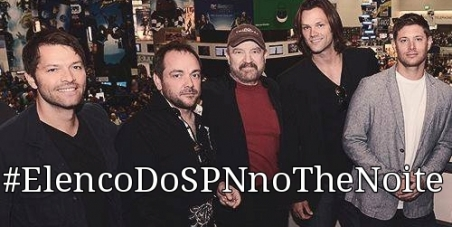
#> input picture spn.jpg, 452 x 227 px
$ python ReconhecimentoFacial.py spn.jpg
#> lines starting #> are read from the running program, lines starting #| are printed output that depends on the picture; after the words box and inside, x2 and y2 are one past the last pixel; in counts of white or black regions, pixels touching at a corner belong together
import cv2, sys

# Obter imagem fornecida pelo usuário
imagePath = sys.argv[1]
cascPath = "haarcascade_frontalface_default.xml"

# Crie a cascata haar
faceCascade = cv2.CascadeClassifier(cascPath)

# Lendo a imagem
image = cv2.imread(imagePath)
#> image is the input picture: shape (227, 452, 3); mean B, G, R 71.1, 71.7, 84.4
#transformando em cinza a imagem
gray = cv2.cvtColor(image, cv2.COLOR_BGR2GRAY)
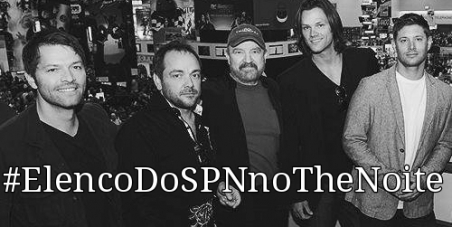
#> gray: shape (227, 452); min 0, max 255, mean 75.4

# Detecta rostos na imagem
faces = faceCascade.detectMultiScale(
    gray,
    scaleFactor=1.1,
    minNeighbors=5,
    minSize=(30, 30),
    flags = cv2.CASCADE_SCALE_IMAGE
)
#> faces = [[296, 12, 37, 37], [393, 26, 38, 38], [228, 36, 40, 40], [161, 55, 50, 50], [35, 46, 58, 58]]

print("Encontrado {0} faces!".format(len(faces)))
#| Encontrado 5 faces!

# Desenhando um retângulo ao redor das faces
for (x, y, w, h) in faces:
    cv2.rectangle(image, (x, y), (x+w, y+h), (0, 255, 0), 2)
#> this loop made 5 passes
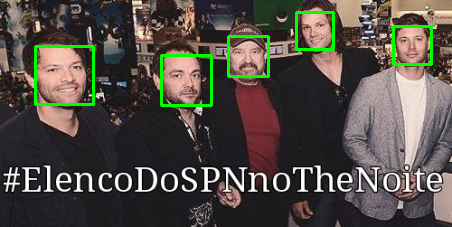
#> image: shape (227, 452, 3); 2.59% of pixels changed, all inside (x1, y1, x2, y2) = (34, 11, 433, 107)

cv2.imshow("Faces found", image)
cv2.waitKey(0)
